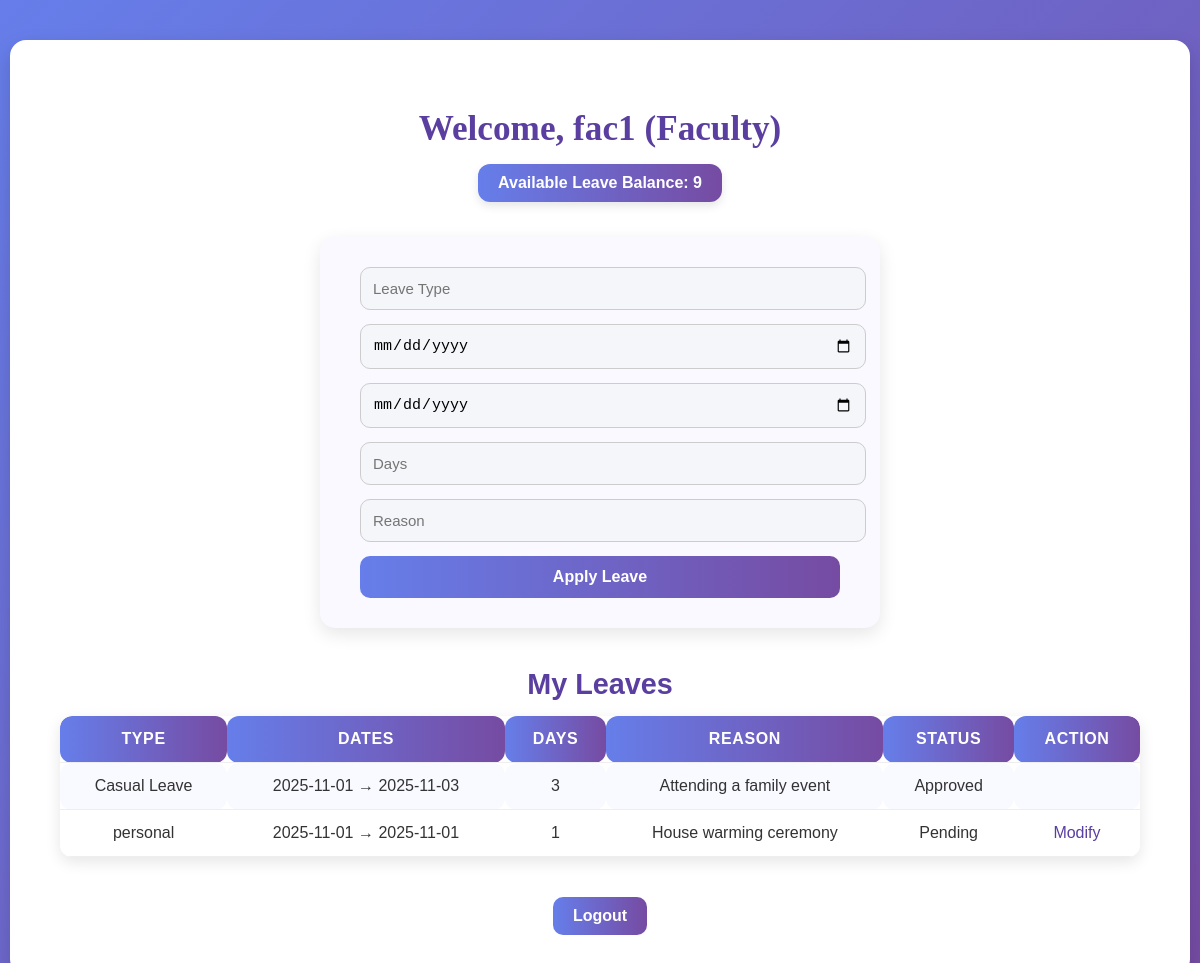
Screenshot of /dashboard_faculty (signed in) with the database file from the repository.
### app.py (models this page shows)
class User(db.Model):
    id = db.Column(db.Integer, primary_key=True)
    username = db.Column(db.String(80), unique=True)
    password = db.Column(db.String(80))
    available_leaves = db.Column(db.Integer, default=15)
    role = db.Column(db.String(10))  # faculty or hod
    leave_balance = db.Column(db.Integer, default=15)

class Leave(db.Model):
    id = db.Column(db.Integer, primary_key=True)
    user_id = db.Column(db.Integer, db.ForeignKey('user.id'))
    leave_type = db.Column(db.String(50))
    start_date = db.Column(db.String(20))
    end_date = db.Column(db.String(20))
    days = db.Column(db.Integer)
    reason = db.Column(db.String(200))
    status = db.Column(db.String(20), default="Pending")

### app.py (the view)
@app.route('/dashboard_faculty')
def dashboard_faculty():
    if 'user_id' not in session:
        return redirect(url_for('login'))
    user = User.query.get(session['user_id'])
    leaves = Leave.query.filter_by(user_id=user.id).all()
    return render_template('faculty_dashboard.html', user=user, leaves=leaves, leave_balance=user.leave_balance)

### templates/faculty_dashboard.html (shortened to what this page needs)
<!DOCTYPE html>
<html lang="en">
<head>
  <link rel="stylesheet" href="{{ url_for('static', filename='style.css') }}">
</head>
<body>
  <div class="dashboard-container">
    <h2>Welcome, {{ user.username }} (Faculty)</h2>
    <span class="balance">Available Leave Balance: {{ leave_balance }}</span>
    <form method="post" action="{{ url_for('apply_leave') }}">
      <input name="leave_type" placeholder="Leave Type" required>
      <input name="start_date" type="date" placeholder="Start Date" required>
      <input name="end_date" type="date" placeholder="End Date" required>
      <input name="days" type="number" placeholder="Days" required>
      <input name="reason" placeholder="Reason" required>
      <button type="submit">Apply Leave</button>
    </form>
    <h3>My Leaves</h3>
    <table>
      <tr>
        <th>Type</th>
        <th>Dates</th>
        <th>Days</th>
        <th>Reason</th>
        <th>Status</th>
        <th>Action</th>
      </tr>
      {% for l in leaves %}
      <tr>
        <td>{{ l.leave_type }}</td>
        <td>{{ l.start_date }} → {{ l.end_date }}</td>
        <td>{{ l.days }}</td>
        <td>{{ l.reason }}</td>
        <td>{{ l.status }}</td>
        <td>
          {% if l.status == 'Pending' %}
          <a href="{{ url_for('edit_leave', leave_id=l.id) }}">Modify</a>
          {% endif %}
        </td>
      </tr>
      {% endfor %}
    </table>
    <a href="{{ url_for('logout') }}" class="logout">Logout</a>
  </div>
</body>
</html>

### static/style.css (style rules this page uses)
body { margin: 0; padding: 0; min-height: 100vh; font-family: "Inter", "Segoe UI", Roboto, Arial, sans-serif; color: #2c3e50; background: linear-gradient(135deg, #6D7BF3, #8F9BEA); }
h2, h3 { text-align: center; margin-bottom: 30px; color: #1d3557; font-weight: 700; }
input, select, textarea { width: 100%; font-size: 16px; padding: 14px 18px; margin-bottom: 20px; border: none; border-radius: 12px; background: #f4f6fa; transition: background 0.2s, transform 0.2s; }
button { font-size: 16px; padding: 14px 22px; border: none; border-radius: 12px; cursor: pointer; font-weight: 600; color: #fff; background: linear-gradient(135deg, #6D7BF3, #8F9BEA); transition: background 0.3s, transform 0.2s; }
table { width: 100%; border-collapse: separate; border-spacing: 0 14px; margin-bottom: 40px; }
th, td { padding: 16px 22px; text-align: center; background: #fff; border: none; border-radius: 12px; }
th { background: #6D7BF3; background: linear-gradient(135deg, #6D7BF3, #8F9BEA); color: #fff; text-transform: uppercase; letter-spacing: 0.6px; }
tr { transition: transform 0.2s, box-shadow 0.2s; }
tr:nth-child(even) td { background: #f9faff; }

### templates/faculty_dashboard.html (style rules this page uses)
body { font-family: 'Poppins', sans-serif; background: linear-gradient(135deg, #667eea, #764ba2); color: #333; margin: 0; padding: 0; min-height: 100vh; display: flex; justify-content: center; align-items: center; }
.dashboard-container { background: #fff; width: 90%; max-width: 1100px; border-radius: 16px; box-shadow: 0 8px 20px rgba(0, 0, 0, 0.15); padding: 40px 50px; margin: 40px 0; animation: fadeIn 0.6s ease-in-out; }
h2 { text-align: center; font-family: 'Pacifico', cursive; color: #5a3ea0; font-size: 2.2em; margin-bottom: 15px; }
.balance { display: block; text-align: center; background: linear-gradient(90deg, #667eea, #764ba2); color: white; font-weight: 600; border-radius: 12px; padding: 10px 20px; width: fit-content; margin: 0 auto 35px; box-shadow: 0 4px 10px rgba(0, 0, 0, 0.1); }
form { max-width: 480px; margin: 0 auto 40px; background: #f9f9ff; border-radius: 15px; padding: 30px 40px; box-shadow: 0 6px 18px rgba(0, 0, 0, 0.1); }
form input { width: 100%; margin-bottom: 14px; padding: 12px; border: 1px solid #ccc; border-radius: 10px; font-size: 15px; transition: all 0.2s ease; }
button { width: 100%; background: linear-gradient(90deg, #667eea, #764ba2); border: none; color: white; font-weight: 600; padding: 12px; border-radius: 10px; cursor: pointer; transition: 0.3s ease; }
h3 { text-align: center; color: #5a3ea0; font-size: 1.8em; margin-top: 40px; margin-bottom: 15px; }
table { width: 100%; border-collapse: collapse; border-radius: 12px; overflow: hidden; box-shadow: 0 5px 15px rgba(0, 0, 0, 0.1); }
th, td { padding: 14px 18px; text-align: center; border-bottom: 1px solid #eee; }
th { background: linear-gradient(90deg, #667eea, #764ba2); color: white; font-weight: 600; }
a { color: #5a3ea0; text-decoration: none; font-weight: 500; }
.logout { display: block; width: fit-content; margin: 30px auto 0; background: linear-gradient(90deg, #667eea, #764ba2); color: white; padding: 10px 20px; border-radius: 10px; text-decoration: none; font-weight: 600; transition: all 0.3s; }

### rows the page displays
User: username "fac1"
Leave: leave_type "Casual Leave", start_date "2025-11-01", end_date "2025-11-03", days "3", reason "Attending a family event", status "Approved"
Leave: leave_type "personal", start_date "2025-11-01", end_date "2025-11-01", days "1", reason "House warming ceremony", status "Pending"

### other values shown
{{ leave_balance }} "9"
